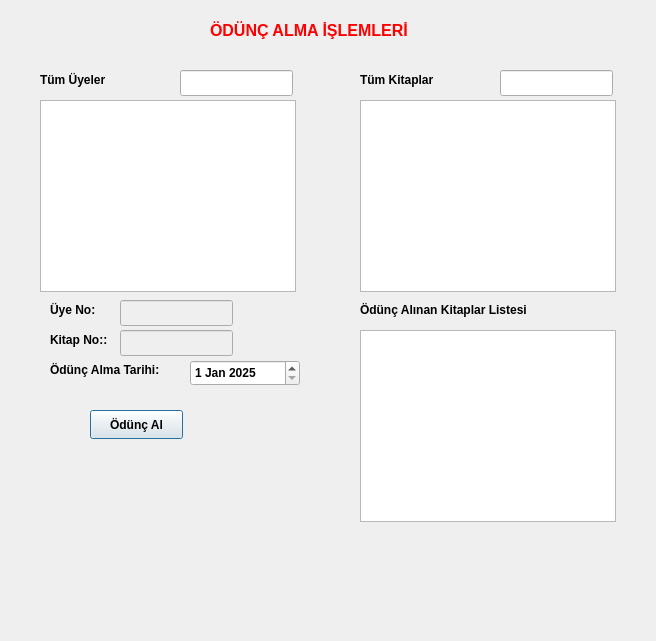
<?xml version="1.0" encoding="UTF-8"?>
<ui version="4.0">
 <class>odunc_alma_islemleri</class>
 <widget class="QDialog" name="odunc_alma_islemleri">
  <property name="geometry">
   <rect>
    <x>0</x>
    <y>0</y>
    <width>656</width>
    <height>641</height>
   </rect>
  </property>
  <property name="windowTitle">
   <string>Dialog</string>
  </property>
  <widget class="QLabel" name="label">
   <property name="geometry">
    <rect>
     <x>210</x>
     <y>20</y>
     <width>271</width>
     <height>20</height>
    </rect>
   </property>
   <property name="palette">
    <palette>
     <active>
      <colorrole role="WindowText">
       <brush brushstyle="SolidPattern">
        <color alpha="255">
         <red>255</red>
         <green>0</green>
         <blue>0</blue>
        </color>
       </brush>
      </colorrole>
     </active>
     <inactive>
      <colorrole role="WindowText">
       <brush brushstyle="SolidPattern">
        <color alpha="255">
         <red>255</red>
         <green>0</green>
         <blue>0</blue>
        </color>
       </brush>
      </colorrole>
     </inactive>
     <disabled/>
    </palette>
   </property>
   <property name="font">
    <font>
     <pointsize>12</pointsize>
     <bold>true</bold>
    </font>
   </property>
   <property name="text">
    <string>ÖDÜNÇ ALMA İŞLEMLERİ</string>
   </property>
  </widget>
  <widget class="QLabel" name="label_2">
   <property name="geometry">
    <rect>
     <x>40</x>
     <y>70</y>
     <width>101</width>
     <height>20</height>
    </rect>
   </property>
   <property name="font">
    <font>
     <bold>true</bold>
    </font>
   </property>
   <property name="text">
    <string>Tüm Üyeler</string>
   </property>
  </widget>
  <widget class="QLabel" name="label_3">
   <property name="geometry">
    <rect>
     <x>50</x>
     <y>300</y>
     <width>63</width>
     <height>20</height>
    </rect>
   </property>
   <property name="font">
    <font>
     <bold>true</bold>
    </font>
   </property>
   <property name="text">
    <string>Üye No:</string>
   </property>
  </widget>
  <widget class="QLabel" name="label_4">
   <property name="geometry">
    <rect>
     <x>50</x>
     <y>330</y>
     <width>63</width>
     <height>20</height>
    </rect>
   </property>
   <property name="font">
    <font>
     <bold>true</bold>
    </font>
   </property>
   <property name="text">
    <string>Kitap No::</string>
   </property>
  </widget>
  <widget class="QLabel" name="label_5">
   <property name="geometry">
    <rect>
     <x>50</x>
     <y>360</y>
     <width>161</width>
     <height>20</height>
    </rect>
   </property>
   <property name="font">
    <font>
     <bold>true</bold>
    </font>
   </property>
   <property name="text">
    <string>Ödünç Alma Tarihi:</string>
   </property>
  </widget>
  <widget class="QLabel" name="label_6">
   <property name="geometry">
    <rect>
     <x>360</x>
     <y>70</y>
     <width>101</width>
     <height>20</height>
    </rect>
   </property>
   <property name="font">
    <font>
     <bold>true</bold>
    </font>
   </property>
   <property name="text">
    <string>Tüm Kitaplar</string>
   </property>
  </widget>
  <widget class="QLabel" name="label_7">
   <property name="geometry">
    <rect>
     <x>360</x>
     <y>300</y>
     <width>211</width>
     <height>20</height>
    </rect>
   </property>
   <property name="font">
    <font>
     <bold>true</bold>
    </font>
   </property>
   <property name="text">
    <string>Ödünç Alınan Kitaplar Listesi</string>
   </property>
  </widget>
  <widget class="QPushButton" name="btn_odunc_al">
   <property name="enabled">
    <bool>true</bool>
   </property>
   <property name="geometry">
    <rect>
     <x>90</x>
     <y>410</y>
     <width>93</width>
     <height>29</height>
    </rect>
   </property>
   <property name="font">
    <font>
     <bold>true</bold>
    </font>
   </property>
   <property name="text">
    <string>Ödünç Al</string>
   </property>
  </widget>
  <widget class="QLineEdit" name="ln_uye_no">
   <property name="enabled">
    <bool>false</bool>
   </property>
   <property name="geometry">
    <rect>
     <x>120</x>
     <y>300</y>
     <width>113</width>
     <height>26</height>
    </rect>
   </property>
   <property name="font">
    <font>
     <bold>true</bold>
    </font>
   </property>
  </widget>
  <widget class="QLineEdit" name="ln_kitap_no">
   <property name="enabled">
    <bool>false</bool>
   </property>
   <property name="geometry">
    <rect>
     <x>120</x>
     <y>330</y>
     <width>113</width>
     <height>26</height>
    </rect>
   </property>
   <property name="font">
    <font>
     <bold>true</bold>
    </font>
   </property>
  </widget>
  <widget class="QTableView" name="tableView_tum_uyeler">
   <property name="enabled">
    <bool>true</bool>
   </property>
   <property name="geometry">
    <rect>
     <x>40</x>
     <y>100</y>
     <width>256</width>
     <height>192</height>
    </rect>
   </property>
   <property name="font">
    <font>
     <bold>true</bold>
    </font>
   </property>
  </widget>
  <widget class="QTableView" name="tableView_tum_kitaplar">
   <property name="enabled">
    <bool>true</bool>
   </property>
   <property name="geometry">
    <rect>
     <x>360</x>
     <y>100</y>
     <width>256</width>
     <height>192</height>
    </rect>
   </property>
   <property name="font">
    <font>
     <bold>true</bold>
    </font>
   </property>
  </widget>
  <widget class="QTableView" name="tableView_odunc_alinan_kitaplar">
   <property name="geometry">
    <rect>
     <x>360</x>
     <y>330</y>
     <width>256</width>
     <height>192</height>
    </rect>
   </property>
   <property name="font">
    <font>
     <bold>true</bold>
    </font>
   </property>
  </widget>
  <widget class="QDateEdit" name="dateEdit_odunc_alma_tarihi">
   <property name="geometry">
    <rect>
     <x>190</x>
     <y>360</y>
     <width>110</width>
     <height>26</height>
    </rect>
   </property>
   <property name="font">
    <font>
     <bold>true</bold>
    </font>
   </property>
   <property name="dateTime">
    <datetime>
     <hour>17</hour>
     <minute>0</minute>
     <second>0</second>
     <year>2025</year>
     <month>1</month>
     <day>1</day>
    </datetime>
   </property>
   <property name="minimumDateTime">
    <datetime>
     <hour>17</hour>
     <minute>0</minute>
     <second>0</second>
     <year>2025</year>
     <month>1</month>
     <day>1</day>
    </datetime>
   </property>
   <property name="minimumDate">
    <date>
     <year>2025</year>
     <month>1</month>
     <day>1</day>
    </date>
   </property>
   <property name="date">
    <date>
     <year>2025</year>
     <month>1</month>
     <day>1</day>
    </date>
   </property>
  </widget>
  <widget class="QLineEdit" name="ln_search_uyeler">
   <property name="geometry">
    <rect>
     <x>180</x>
     <y>70</y>
     <width>113</width>
     <height>26</height>
    </rect>
   </property>
  </widget>
  <widget class="QLineEdit" name="ln_search_kitaplar">
   <property name="geometry">
    <rect>
     <x>500</x>
     <y>70</y>
     <width>113</width>
     <height>26</height>
    </rect>
   </property>
  </widget>
 </widget>
 <resources/>
 <connections/>
</ui>
